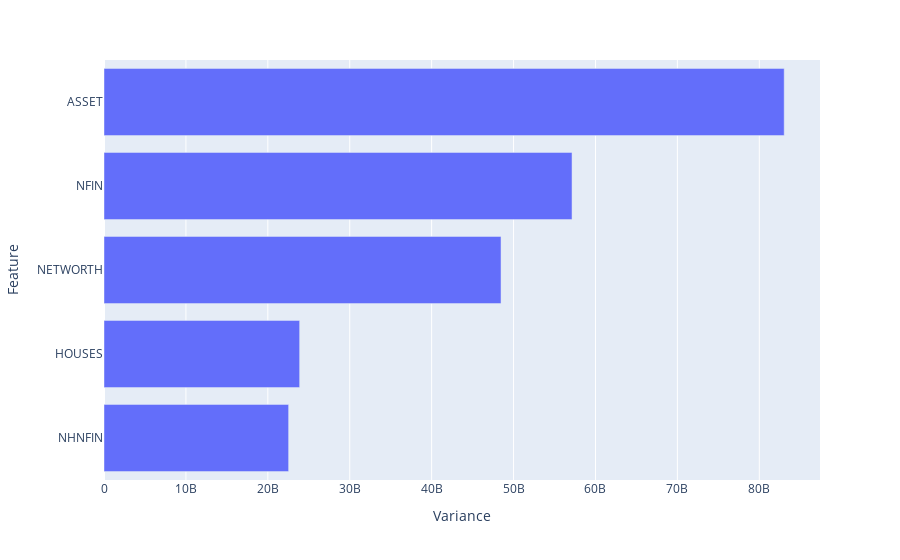

The code cell stored with this chart in its notebook:
### Code cell
serve_bar_chart(trimmed=False)

### Figure 1 — Plotly figure (JSON) as saved in the notebook; plotly's stock layout.template omitted (floating-point values rounded to 4 significant figures)
{"data": [{"alignmentgroup": "True", "hovertemplate": "x=%{x}<br>y=%{y}<extra></extra>", "legendgroup": "", "marker": {"color": "#636efa", "pattern": {"shape": ""}}, "name": "", "offsetgroup": "", "orientation": "h", "showlegend": false, "textposition": "auto", "type": "bar", "x": [22540000000.0, 23880000000.0, 48470000000.0, 57140000000.0, 83040000000.0], "xaxis": "x", "y": ["NHNFIN", "HOUSES", "NETWORTH", "NFIN", "ASSET"], "yaxis": "y"}], "layout": {"barmode": "relative", "legend": {"tracegroupgap": 0}, "margin": {"t": 60}, "xaxis": {"anchor": "y", "domain": [0, 1], "title": {"text": "Variance"}}, "yaxis": {"anchor": "x", "domain": [0, 1], "title": {"text": "Feature"}}}}
